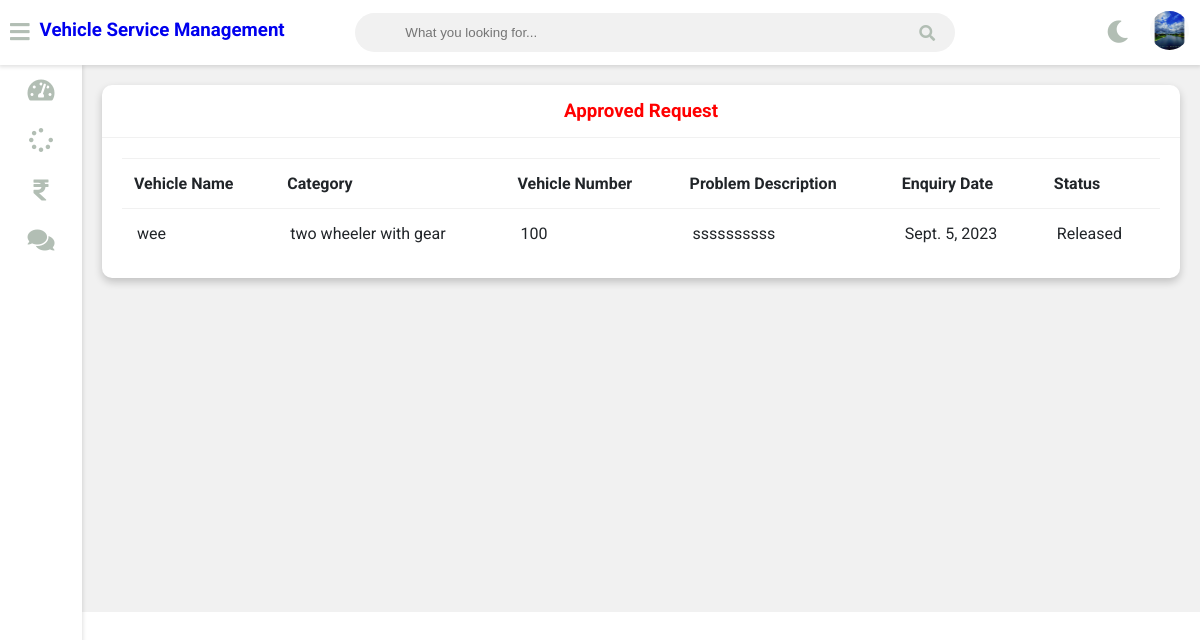
Page /customer-view-approved-request (signed in) on the committed database.
### vehicle/models.py (models this page shows, shortened)
class Customer(models.Model):
    user=models.OneToOneField(User,on_delete=models.CASCADE)
    profile_pic= models.ImageField(upload_to='profile_pic/CustomerProfilePic/',null=True,blank=True)
    address = models.CharField(max_length=40)
    mobile = models.CharField(max_length=20,null=False)

class Request(models.Model):
    cat=(('two wheeler with gear','two wheeler with gear'),('two wheeler without gear','two wheeler without gear'),('three wheeler','three wheeler'),('four wheeler','four wheeler'))
    category=models.CharField(max_length=50,choices=cat)
    vehicle_no=models.PositiveIntegerField(null=False)
    vehicle_name = models.CharField(max_length=40,null=False)
    vehicle_model = models.CharField(max_length=40,null=False)
    vehicle_brand = models.CharField(max_length=40,null=False)
    problem_description = models.CharField(max_length=500,null=False)
    date=models.DateField(auto_now=True)
    cost=models.PositiveIntegerField(null=True)
    customer=models.ForeignKey('Customer', on_delete=models.CASCADE,null=True)
    mechanic=models.ForeignKey('Mechanic',on_delete=models.CASCADE,null=True)
    stat=(('Pending','Pending'),('Approved','Approved'),('Repairing','Repairing'),('Repairing Done','Repairing Done'),('Released','Released'))
    status=models.CharField(max_length=50,choices=stat,default='Pending',null=True)

### vehicle/views.py (the view)
# urls.py: path('customer-view-approved-request',views.customer_view_approved_request_view,name='customer-view-approved-request'),
@login_required(login_url='customerlogin')
@user_passes_test(is_customer)
def customer_view_approved_request_view(request):
    customer=models.Customer.objects.get(user_id=request.user.id)
    enquiries=models.Request.objects.all().filter(customer_id=customer.id).exclude(status='Pending')
    return render(request,'vehicle/customer_view_approved_request.html',{'customer':customer,'enquiries':enquiries})

### vehicle/views.py (called while the page is built)
def is_customer(user):
    return user.groups.filter(name='CUSTOMER').exists()

### templates/vehicle/customer_view_approved_request.html
{% extends 'vehicle/customerbase.html' %}
{% block content %}
	<div class="wrapper">
		<div class="row">
			<div class="col-12 col-m-12 col-sm-12">
				<div class="card">
					<div class="card-header">
						<h3 style="color:red; text-align:center" >Approved Request
						</h3>
					</div>
					<div class="card-content">
						<table>
							<thead>
                <tr>
                  <th>Vehicle Name</th>
                  <th>Category</th>
                  <th>Vehicle Number</th>
                  <th>Problem Description</th>
                  <th>Enquiry Date</th>
                  <th>Status</th>
                </tr>
							</thead>
							<tbody>
                {% for enq in enquiries %}
                <tr>
                  <td>{{enq.vehicle_name}}</td>
                  <td>{{enq.category}}</td>
                  <td>{{enq.vehicle_no}}</td>
                  <td>{{enq.problem_description}}</td>
                  <td>{{enq.date}}</td>
                  <td>{{enq.status}}</td>
                  </tr>
                {% endfor %}
							</tbody>
						</table>
					</div>
				</div>
			</div>
		</div>
<br><br><br><br><br><br><br><br><br><br><br><br><br><br><br><br>
	</div>
{% endblock content %}

### templates/vehicle/customerbase.html (shortened to what this page needs)
<!DOCTYPE html>
{% load static %}
<html>
<head>
	<link rel="stylesheet" type="text/css" href="https://cdnjs.cloudflare.com/ajax/libs/Chart.js/2.9.3/Chart.min.css">
	<link rel="stylesheet" type="text/css" href="{% static "fontawesome-free/css/all.min.css" %}">
	<link rel="stylesheet" type="text/css" href="{% static "style.css" %}">
</head>
<body class="overlay-scrollbar">
	<div class="navbar">
		<ul class="navbar-nav">
			<li class="nav-item">
				<a class="nav-link">
					<i class="fas fa-bars" onclick="collapseSidebar()"></i>
				</a>
			</li>
			<li class="nav-item">
			<a style="text-decoration:none;"href="/customer-dashboard"><h3>Vehicle Service Management</h3></a>
			</li>
		</ul>
		<form class="navbar-search">
			<input type="text" name="Search" class="navbar-search-input" placeholder="What you looking for...">
			<i class="fas fa-search"></i>
		</form>
		<ul class="navbar-nav nav-right">
			<li class="nav-item mode">
				<a class="nav-link" href="#" onclick="switchTheme()">
					<i class="fas fa-moon dark-icon"></i>
				</a>
			</li>
			<li class="nav-item avt-wrapper">
				<div class="avt dropdown">
					<img src="{% static  customer.profile_pic.url %} " alt="User image" class="dropdown-toggle" data-toggle="user-menu">
				</div>
			</li>
		</ul>
	</div>
	<div class="sidebar">
		<ul class="sidebar-nav">
			<li class="sidebar-nav-item">
				<a href="/customer-dashboard" class="sidebar-nav-link">
					<div>
						<i class="fas fa-tachometer-alt"></i>
					</div>
				</a>
			</li>
			<li  class="sidebar-nav-item">
				<a href="/customer-request" class="sidebar-nav-link">
					<div>
						<i class="fas fa-spinner"></i>
					</div>
				</a>
			</li>
			<li  class="sidebar-nav-item">
				<a href="/customer-invoice" class="sidebar-nav-link">
					<div>
						<i class="fas fa-rupee-sign"></i>
					</div>
				</a>
			</li>
			<li  class="sidebar-nav-item">
				<a href="/customer-feedback" class="sidebar-nav-link">
					<div>
					<i class="fas fa-comments"></i>
					</div>
				</a>
			</li>
		</ul>
	</div>
<div>
	<div class="content">
		{% block content %}
		{% endblock content %}
	</div>
</div>
</body>
</html>

### static/style.css (style rules this page uses)
:root { --primary-color:#b5c8fe ; --success-color: #6ab04c; --warning-color: #f0932b; --danger-color: #eb4d4b; --light-color: #212529; --light-second-color: #b2beb4; --light-background: #ffffff; --light-second-background: #f1f1f1; --dark-color: #909090; --dark-second-color: #f5f6fa; --dark-background: #23242D; --dark-second-background: #181818; }
.light { --main-bg-color: var(--light-background); --second-bg-color: var(--light-second-background); --main-color: var(--light-color); --second-color: var(--light-second-color); }
* { box-sizing: border-box; }
body { font-family: 'Roboto', sans-serif; background: var(--main-bg-color); color: var(--main-color); margin: 0; }
.navbar { display: flex; flex-direction: row; background: var(--main-bg-color); color: var(--main-color); position: fixed; top: 0; right: 0; left: 0; z-index: 101; box-shadow: rgba(0,0,0,0.12) 0px 1px 4px 1px; }
.navbar-nav { list-style: none; display: flex; flex-direction: row; padding-left: 0; margin-bottom: 0; margin-top: 0; }
.nav-link { float: left; text-align: center; padding: 21px 10px; text-decoration: none; font-size: 17px; color: var(--second-color); position: relative; }
.navbar-nav i { font-size: 1.4rem; }
.nav-right { margin-left: auto; }
.navbar-search { position: relative; margin: auto; width: 50%; }
.navbar-search input { background: var(--second-bg-color); border: none; padding: 12px 50px 12px 50px; width: 100%; outline: none; color: var(--main-color); border-radius: 20px; }
.navbar-search i { position: absolute; top: 50%; right: 20px; transform: translateY(-50%); color: var(--second-color); cursor: pointer; }
.avt img { width: 39px; height: 39px; border-radius: 50%; }
.avt { padding: 11px }
.dropdown { position: relative; }
.wrapper { padding: 10px; margin-left: 82px; padding-top: 75px; background: var(--second-bg-color); transition: margin-left .5s; }
.sidebar { width: 82px; height: 100vh; position: fixed; margin-top: 65px; background: var(--main-bg-color); box-shadow: rgba(0,0,0,0.12) 0px 1px 4px 1px; overflow: hidden; z-index: 100; transition: width .5s; }
.sidebar-nav { list-style: none; padding: 0; margin: 0; display: flex; flex-direction: column; align-items: center; height: 100vh; }
.sidebar-nav-item { width: 100%; }
.sidebar-nav-link { display: flex; align-items: center; color: var(--main-color); text-decoration: none; }
.sidebar-nav-link i { font-size: 1.5rem; color: var(--second-color); position: absolute; left: 50%; top: 50%; transform: translate(-50%, -50%); }
.sidebar-nav-link div { min-width: 82px; height: 50px; position: relative; }
.row { display: flex; flex-wrap: wrap; flex-direction: row; }
.row:after, .row:before { box-sizing: border-box; }
[class*="col-"] { padding: 10px; }
@media only screen and (min-width: 600px) { .col-sm-12 { width: 100%; } }
@media only screen and (min-width: 768px) { .col-m-12 { width: 100%; } }
@media only screen and (min-width: 992px) { .col-12 { width: 100%; } }
.card { background: var(--main-bg-color); color: var(--main-color); border-radius: 10px; margin-bottom: 10px; box-shadow: 0 4px 8px 0 rgba(0,0,0,0.2); }
.card-header { padding: 15px 30px; border-bottom: 1px solid var(--second-bg-color); position: relative; }
.card-header h3 { margin: 0; }
.card-content { padding: 20px; overflow-x: auto; }
table { border-collapse: collapse; width: 100%; }
table td { border-top: 1px solid var(--second-bg-color); padding: 15px; }
table th { border-top: 1px solid var(--second-bg-color); border-bottom: 1px solid var(--second-bg-color); padding: 15px 12px; text-align: left; }

### rows in the picture
Customer: profile_pic (picture)
Request: vehicle_name "wee", category "two wheeler with gear", vehicle_no "100", problem_description "ssssssssss", date "Sept. 5, 2023", status "Released"
